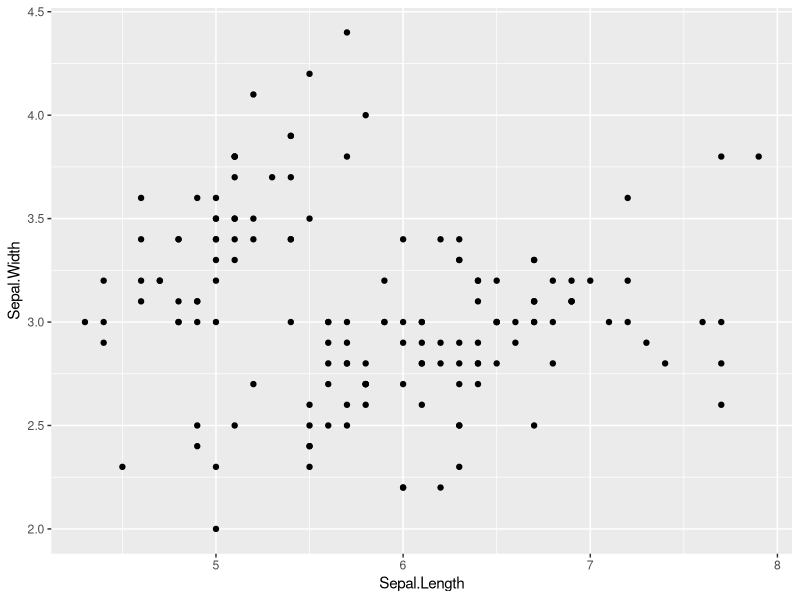
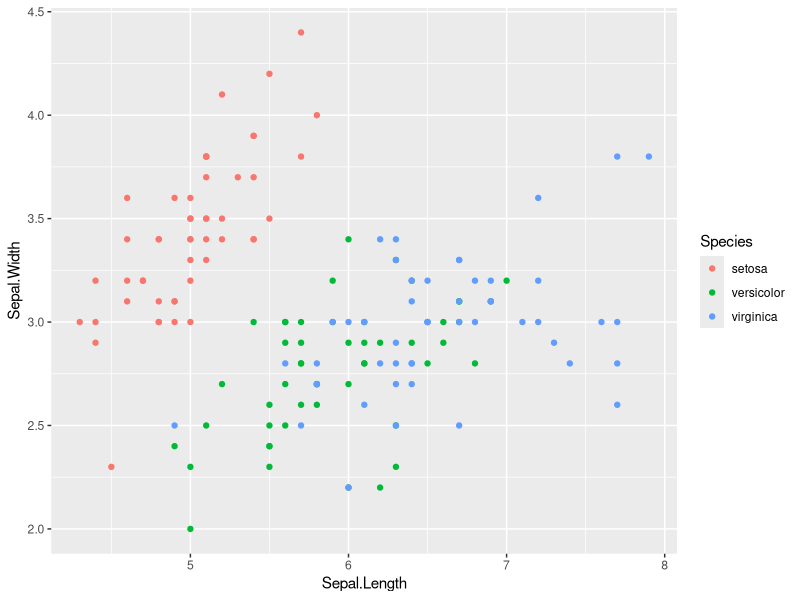

Source code (R) for these figures, in order:
#' ---
#' title: "Report week3"
#' output: html_document
#' date: "2023-8-29"
#' author: Zachary Bunch
#' ---


# Visualization -----------------------------------------------------------

library(ggplot2)
library(tidyverse)

# basic plot
iris %>% 
  ggplot(aes(x = Sepal.Length,
             y = Sepal.Width)) +
  geom_point()

# change color by "Species" column
iris %>% 
  ggplot(aes(x = Sepal.Length,
             y = Sepal.Width,
             color = Species)) +
  geom_point()
